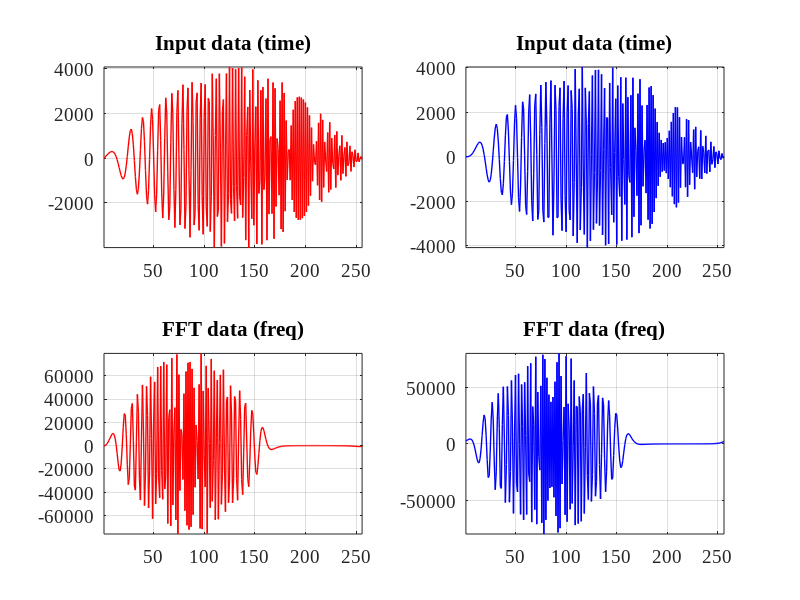

Write the MATLAB code that produced this figure.
%% -----------------------------------------------------------------------
%
% Title       : fft_single.m
% Author      : Alexander Kapitanov	
% Company     : AO Insys
% E-mail      : sallador@bk.ru 
% Version     : 1.0	 
%
%-------------------------------------------------------------------------
%
% Description : 
%    Top level for testing Forward Fourier Transform
%
%-------------------------------------------------------------------------
%
% Version     : 1.0 
% Date        : 2015.12.12 
%
%-------------------------------------------------------------------------	   

% Preparing to work
close all;
clear all;

set(0, 'DefaultAxesFontSize', 14, 'DefaultAxesFontName', 'Times New Roman');
set(0, 'DefaultTextFontSize', 14, 'DefaultTextFontName', 'Times New Roman'); 

% Settings
NFFT = 2^8;            % Sampling Frequency
t = 0:1/NFFT:1-1/NFFT;  % Time vector #1
tt = 1:NFFT;            % Time vector #2

Asig = (2^(12))-1;
Fsig = 1;

Fd = 1;
B = 0.65;
% For testing FORWARD and INVERSE FFT: FWT

STAGE = log2(NFFT);

%% -------------------------------------------------------------------------- %%
% ---------------- 0: CREATE INPUT DATA FOR CPP/RTL -------------------------- % 
%% -------------------------------------------------------------------------- %%
F = 129;

for i = 1:NFFT
  Dre(i,1) = round(Asig * cos(F * (i-1) * 2 * pi / NFFT) + Asig * 4 * cos((F+8) * (i-1) * 2 * pi / NFFT));
  Dim(i,1) = round(Asig * sin(F * (i-1) * 2 * pi / NFFT) + Asig * 4 * sin((F+8) * (i-1) * 2 * pi / NFFT)); 
  
  Dre(i,1) = round(Asig * cos((Fsig*(i-1) + B*(i-1)*(i-1)/2) * 2*pi/NFFT) * sin((i-1) * 1 * pi / NFFT));
  Dim(i,1) = round(Asig * sin((Fsig*(i-1) + B*(i-1)*(i-1)/2) * 2*pi/NFFT) * sin((i-1) * 1 * pi / NFFT)); 
  
  if (i == F) 
    Dre(i,1) = Asig;
    Dim(i,1) = 0;  
  else
    Dre(i,1) = 0;
    Dim(i,1) = 0;   
  end 
  Dre(i,1) = round(Asig * cos(F * (i-1) * 2 * pi / NFFT));
  Dim(i,1) = round(Asig * sin(F * (i-1) * 2 * pi / NFFT));  
  
  Dre(i,1) = round(Asig * cos(F * (i-1) * 2 * pi / NFFT) + Asig * 4 * cos((F+8) * (i-1) * 2 * pi / NFFT));
  Dim(i,1) = round(Asig * sin(F * (i-1) * 2 * pi / NFFT) + Asig * 4 * sin((F+8) * (i-1) * 2 * pi / NFFT));  
  
  Dre(i,1) = round(Asig * cos((Fsig*(i-1) + B*(i-1)*(i-1)/2) * 2*pi/NFFT) * sin((i-1) * 1 * pi / NFFT));
  Dim(i,1) = round(Asig * sin((Fsig*(i-1) + B*(i-1)*(i-1)/2) * 2*pi/NFFT) * sin((i-1) * 1 * pi / NFFT));
  
   
  
  
%  if (i <= NFFT/2) 
%    Dre(i,1) = i-1;
%    Dim(i,1) = 0;  
%  else
%    Dre(i,1) = (NFFT) - i;
%    Dim(i,1) = 0;   
%  end  
%  Dre(i,1) = i-1;
%  Dim(i,1) = 5;

end


% Adding noise to real signal 
SNR = 15;
SEED = 1;

DatRe = awgn(Dre, SNR, 0, SEED);     
DatIm = awgn(Dim, SNR, 0, SEED);     

DSVRe = round(DatRe);
DSVIm = round(DatIm);


Mre = max(abs(DatRe));
Mim = max(abs(DatIm));
Mdt = max(Mre, Mim);

%DSVRe = round(((Asig)/Mdt)*DatRe);
%DSVIm = round(((Asig)/Mdt)*DatIm);
DSVRe = round(DatRe);
DSVIm = round(DatIm);
DSV(:,1) = DSVRe;
DSV(:,2) = DSVIm;

% Save data to file
fid = fopen ("test_signal.dat", "w");
for i = 1:NFFT
    fprintf(fid, "%d %d\n",  DSVRe(i,1), DSVIm(i,1));
end
fclose(fid);

Di = DSV(:,1) + 1i*DSV(:,2);
Dx = fft(Di);
Dxre = real(Dx);
Dxim = imag(Dx);

DSX(:,1) = Dxre;
DSX(:,2) = Dxim;

figure(1) % 
for i = 1:2
  subplot(2,2,i)
  plot(tt(1:NFFT), DSV(1:NFFT,i), '-', 'LineWidth', 1, 'Color',[2-i 0  i-1])
  grid on
  axis tight 
  title(['Input data (time)'])  
end

figure(1) % 
for i = 1:2
  subplot(2,2,i+2)
  plot(tt(1:NFFT), DSX(1:NFFT,i), '-', 'LineWidth', 1, 'Color',[2-i 0  i-1])
  grid on
  axis tight 
  title(['FFT data (freq)'])  
end
